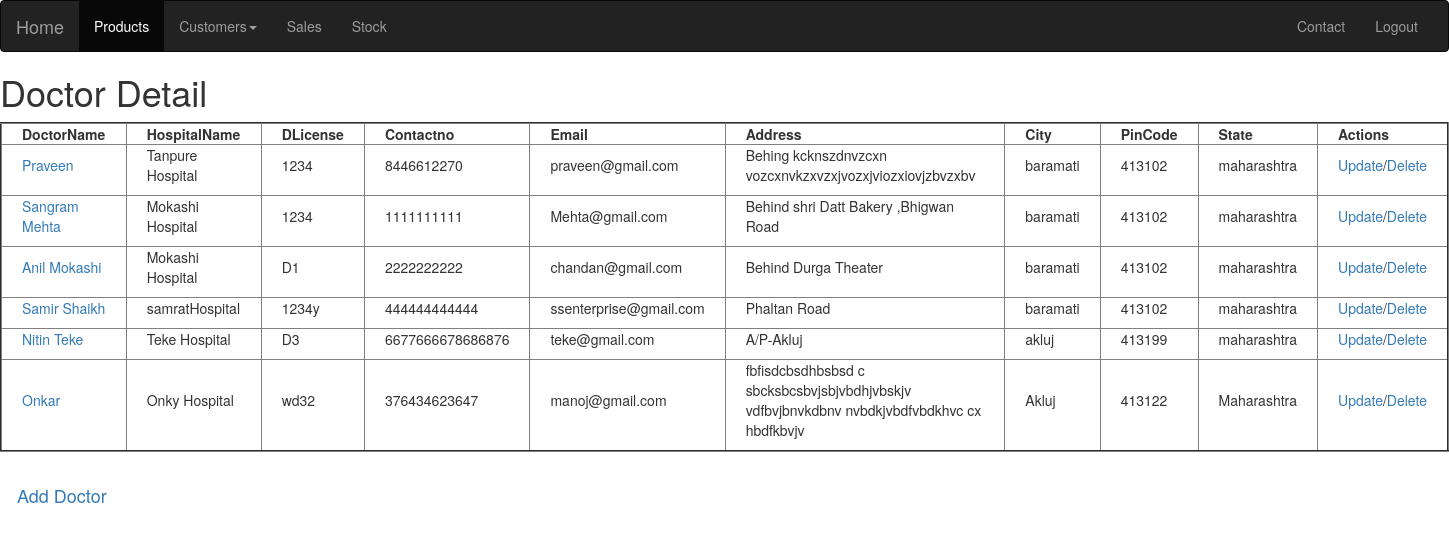
Screenshot of /doctordetails/ with the database file from the repository.
### dataapp/models.py (models this page shows, shortened)
class Doctor(models.Model):
    DoctorName=models.CharField(max_length=256)
    DLicense=models.CharField(max_length=256)
    HospitalName=models.CharField(max_length=256)
    Address=models.TextField()
    City=models.CharField(max_length=256)
    State=models.CharField(max_length=256)
    PinCode=models.IntegerField()
    Contactno=models.IntegerField()
    Email=models.EmailField()

### dataapp/views.py (the view)
# urls.py: path('doctordetails/', views.doctor_details,name="doctordetails"),
def doctor_details(request):
    doctor=Doctor.objects.all()
    return render(request,'customer/Doctor.html',{'doctor':doctor})

### templates/customer/Doctor.html (shortened to what this page needs)
{% extends 'dataapp/base.html'%}
{%block content%}
<h1>Doctor Detail</h1>
<table border=2px>
<thead>
<th>DoctorName</th>
<th>HospitalName</th>
<th>DLicense</th>
<th>Contactno</th>
<th>Email</th>
<th>Address</th>
<th>City</th>
<th>PinCode</th>
<th>State</th>
<th>Actions</th>
</thead>
{% for doc in doctor%}
<tr>
<td><a href="/doctorinfo/{{doc.id}}">{{doc.DoctorName}}</a></td>
<td>{{doc.HospitalName}}</td>
<td>{{doc.DLicense}}</td>
<td>{{doc.Contactno}}</td>
<td>{{doc.Email}}</td>
<td>{{doc.Address}}</td>
<td>{{doc.City}}</td>
<td>{{doc.PinCode}}</td>
<td>{{doc.State}}</td>
<td><a href="/updatedoc/{{doc.id}}">Update</a>/<a href='/deletedoctor/{{doc.id}}'>Delete</a></td>
</tr>
{% endfor%}
</table>
<br>
<a  border='1px red solid' href="/adddoctor" class='btn btn-sucess btn-lg'>Add Doctor</a>
{%endblock%}

### static/css/main.css (style rules this page uses)
body { background-image: url("https://images.unsplash.com/photo-1544587473-a26fe63b268b?ixlib=rb-1.2.1&ixid=eyJhcHBfaWQiOjEyMDd9&auto=format&fit=crop&w=852&q=80"); background-size: cover; background-repeat:no-repeat; background-position: center center; }
th { padding-left: 20px; padding-right: 20px; }
td { padding-left: 20px; padding-right: 20px; padding-bottom: 10px; }

### rows the page displays
Doctor: DoctorName "Praveen", HospitalName "Tanpure Hospital", DLicense "1234", Contactno "8446612270", Email "praveen@gmail.com", Address "Behing kcknszdnvzcxn vozcxnvkzxvzxjvozxjviozxiovjzbvzxbv", City "baramati", PinCode "413102", State "maharashtra"
Doctor: DoctorName "Sangram Mehta", HospitalName "Mokashi Hospital", DLicense "1234", Contactno "1111111111", Email "Mehta@gmail.com", Address "Behind shri Datt Bakery ,Bhigwan Road", City "baramati", PinCode "413102", State "maharashtra"
Doctor: DoctorName "Anil Mokashi", HospitalName "Mokashi Hospital", DLicense "D1", Contactno "2222222222", Email "chandan@gmail.com", Address "Behind Durga Theater", City "baramati", PinCode "413102", State "maharashtra"
Doctor: DoctorName "Samir Shaikh", HospitalName "samratHospital", DLicense "1234y", Contactno "444444444444", Email "ssenterprise@gmail.com", Address "Phaltan Road", City "baramati", PinCode "413102", State "maharashtra"
Doctor: DoctorName "Nitin Teke", HospitalName "Teke Hospital", DLicense "D3", Contactno "6677666678686876", Email "teke@gmail.com", Address "A/P-Akluj", City "akluj", PinCode "413199", State "maharashtra"
Doctor: DoctorName "Onkar", HospitalName "Onky Hospital", DLicense "wd32", Contactno "376434623647", Email "manoj@gmail.com", Address "fbfisdcbsdhbsbsd c sbcksbcsbvjsbjvbdhjvbskjv vdfbvjbnvkdbnv nvbdkjvbdfvbdkhvc cx hbdfkbvjv", City "Akluj", PinCode "413122", State "Maharashtra"
